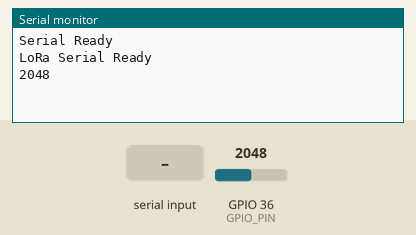
Bench run of a sketch on a simulated ESP32. Parts: the last lines printed to the serial monitor. The test bench sets the inputs (shaded band); at power-on: GPIO 36 (GPIO_PIN) = 2048. The modem accepts every AT command (registered, SIM ready, sends succeed) and sends nothing else.

Above: at 3.8 s.
3.9 s: GPIO 36 (GPIO_PIN) set to 2866
At 5.3 s:
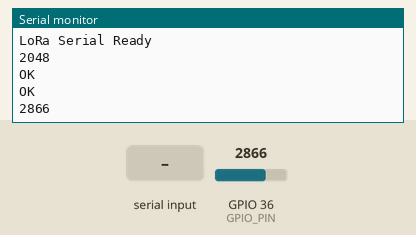
9.5 s: "1" received over the second serial link
At 10.1 s:
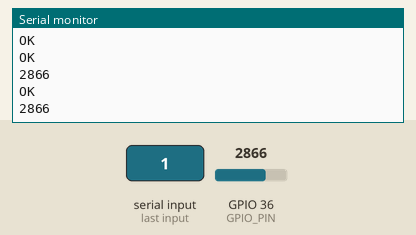
11.0 s: "0" received over the second serial link
12.5 s: GPIO 36 (GPIO_PIN) set to 3603
At 13.5 s:
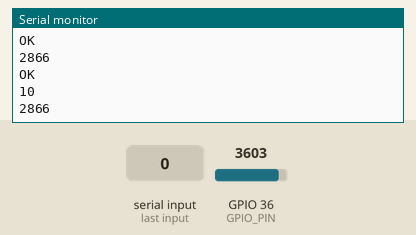
Timing chart, 0 to 15.0 s (numbered marks = the images above; inputs shaded):
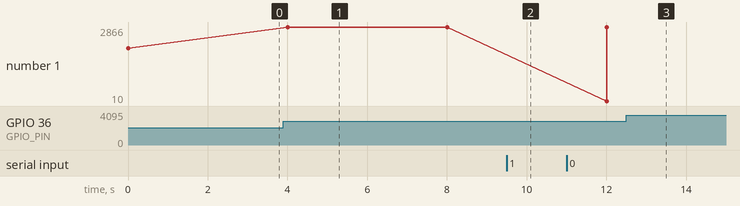

The sketch:

Lab03_giot_VariableResistor.ino
```cpp
//讀取 A0 的電壓資料，利用LoRa 發送出去。
//#include <SoftwareSerial.h>
//The HardwareSerial line assigns Serial to pins 16 and 17. ESP UART2
//UART1 is connect to Flash memory need patch Library
HardwareSerial Serial1(2);
// LoRaSerial Port Arduino Mega 2560 //Tx2,Rx2
HardwareSerial& LoRaUART = Serial1;
//SoftwareSerial LoRaUART(10, 11); // to TX, to RX
const int GPIO_PIN = 36; //ADC0 = GPIO36

void setup() {
  Serial.begin(115200);
  Serial1.begin(9600, SERIAL_8N1, 17, 16);
  while (!Serial) {
    ;
  }
  Serial.println("Serial Ready");

  LoRaUART.begin(9600);
  LoRaUART.println("at+echo=0");

  while (!LoRaUART.available()) {
    ;
  }
  Serial.println("LoRa Serial Ready");
}

void loop() {
  int sensorValue = analogRead(GPIO_PIN);
  String sensorData;
  sensorData = String(sensorValue);
  Serial.println(sensorData);
  LoRaUART.println("AT+DTX=" + String(sensorData.length()) + ",\"" + sensorData + "\"");

  delay(3*1000);
  if (LoRaUART.available()) {
    Serial.println(LoRaUART.readString());
  }
}
```

Measured:
- after the input at 3.9 s, the serial monitor: prints a new line after 0.10 s (image 1)
- plotted number 1: 2048 → 2866 after the input at 3.9 s
